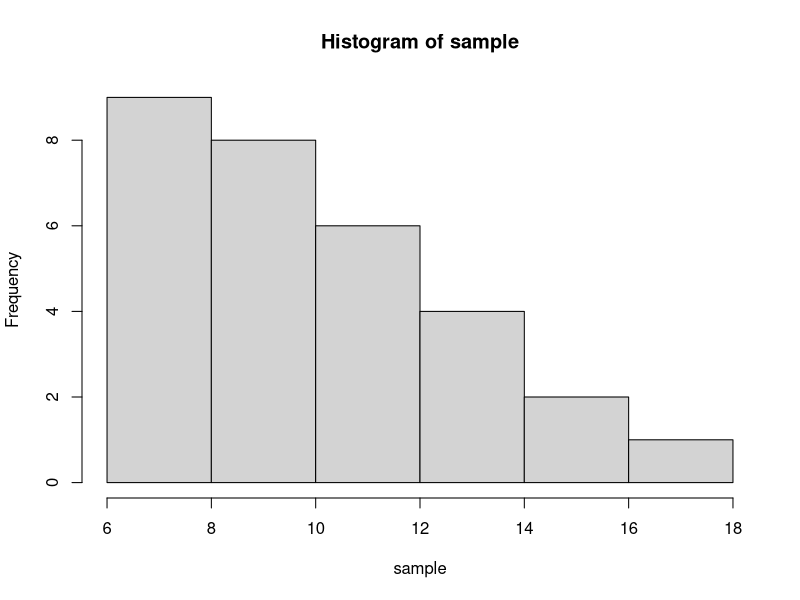
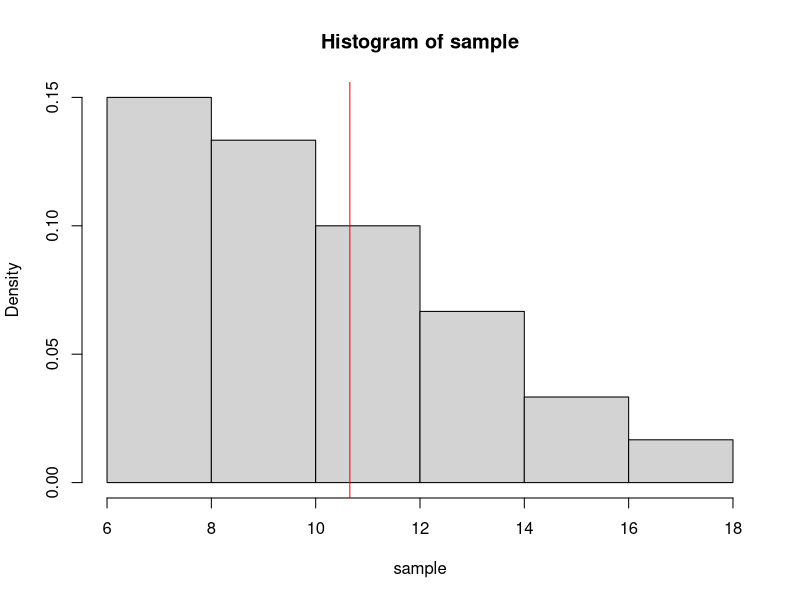
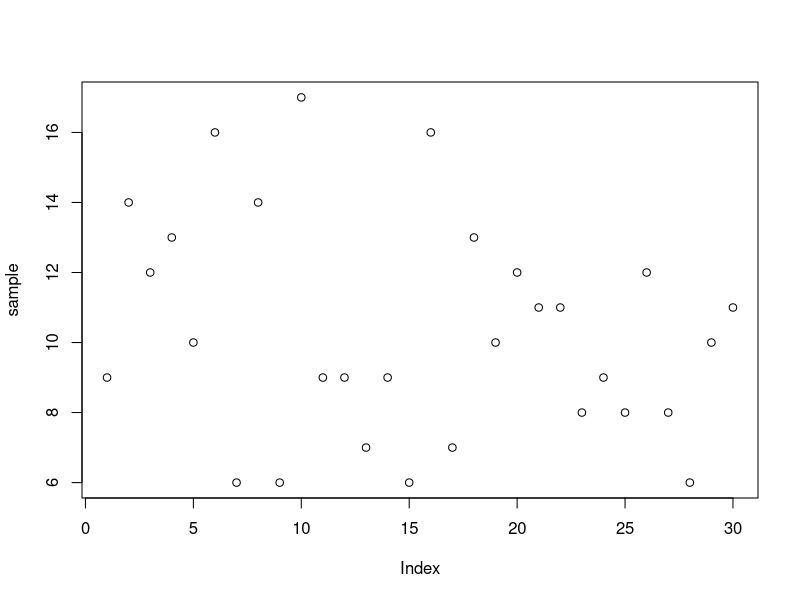
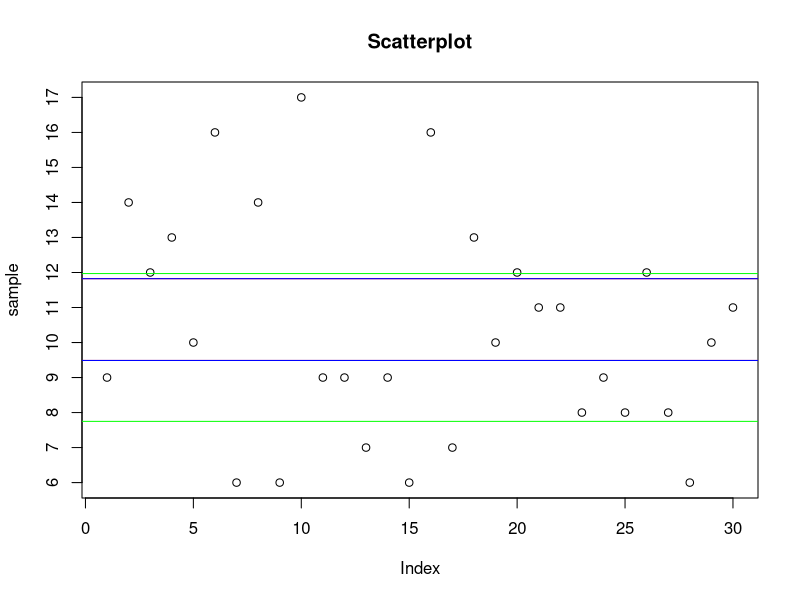
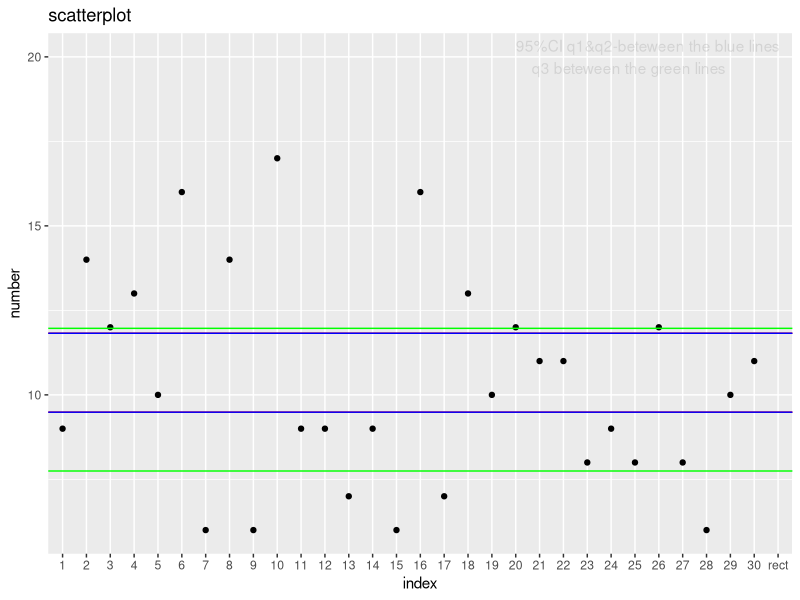

Reproduce these figures in R, in order.
## ---- chunk 1
set.seed(1111)
sample <- rpois(30,10)
mean(sample)
var(sample)
sum(sample)
## ---- chunk 2
#gamma(x1+1)…gamma(xn+1)
ga<-function(x){
ga<-1
for(i in 1:length(x)){
ga<-ga*gamma(x[i]+1)
}
ga
}
## ---- chunk 3
hist(sample)
## ---- chunk 4
#gamma(x1+1)…gamma(xn+1)
ga(sample)
## ---- chunk 5
f<-function(lambda){f = (lambda)-30*lambda+309*log(lambda)-log(4.315389*10^211)
return(-f)
  }
## ---- chunk 6
samp <- nlminb(start=10,objective=f,lower=8,upper=12)
## ---- chunk 7
mu_hat<-samp$par
as.vector(sample)

## ---- chunk 8
x=seq(6,18,by = 2)

## ---- chunk 9
#HIstogram & the redline is $\mu_hat$
hist(sample,freq = F)
abline(v = mu_hat,col = 'red')
## ---- chunk 10
plot(sample)
## ---- chunk 11
down1 = as.numeric(-1.96*(mu_hat/30)^(1/2)+mu_hat)
up1 = as.numeric(1.96*(mu_hat/30)^(1/2)+mu_hat)

## ---- chunk 12
down2 = as.numeric(-1.96*(mu_hat/30)^(1/2)+mu_hat)
up2 = as.numeric(1.96*(mu_hat/30)^(1/2)+mu_hat)
## ---- chunk 13
B=5000
booty = lapply(1:B, function(i) sample(sample, replace = T))
boot.mean = sapply(booty,mean)
boot.var = sapply(booty,var)
boot.t = (boot.mean - mu_hat)/sqrt(boot.var/30)
a=quantile(boot.t,probs=c(0.025,0.975))

down3=mu_hat+as.numeric(a[1])
up3=mu_hat+as.numeric(a[2])

## ---- chunk 14
plot(sample,main = 'Scatterplot',lab=c(10,12,12) )
down3
abline(h=c(down1,up1,down2,up2,down3,up3),col = c('red','red','blue','blue','green','green'))

## ---- chunk 15
library(ggplot2)
sp <- as.data.frame(sample)
sp$index <- factor(row.names(sp),levels = c(1:30))
sp= sp[,c(2,1)]

qplot(index,sample,data = sp,ylab = 'number',main = 'scatterplot')+geom_hline(yintercept = c(down1,up1,down2,up2,down3,up3),col = c('red','red','blue','blue','green','green'))+annotate(geom = "text", x = 20, y = 20, hjust = 0,
    label="95%CI q1&q2-beteween the blue lines
    q3 beteween the green lines","rect", ymin=down1, ymax=up1, alpha=.1,fill="blue")
